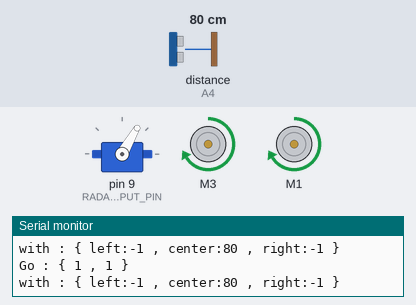
The sketch below on a simulated Arduino Uno, built with avr-gcc and run on an emulated ATmega328P. On the bench: servo, 2 × DC motor (green arrow = forward, orange = backward, longer = faster), the last lines printed to the serial monitor. The inputs (shaded band) are chosen by the test bench; at power-on: distance to the obstacle (sensor on A4) 80 cm.

Above: at 1.3 s.
1.4 s: distance to the obstacle (sensor on A4) set to 74 cm
At 2.6 s:
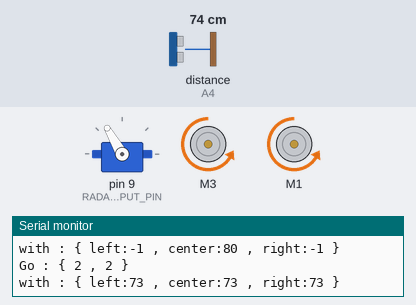
4.4 s: distance to the obstacle (sensor on A4) set to 250 cm
At 5.7 s:
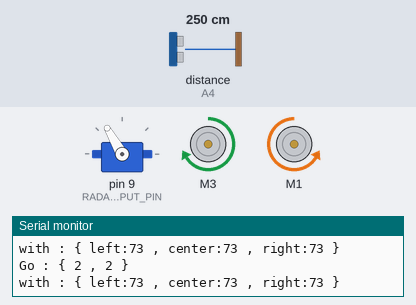
7.4 s: distance to the obstacle (sensor on A4) set to 2 cm
At 7.78 s:
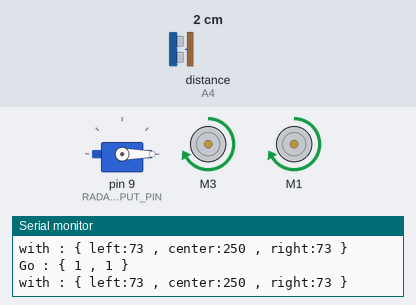
10.4 s: distance to the obstacle (sensor on A4) set to 299 cm
At 10.57 s:
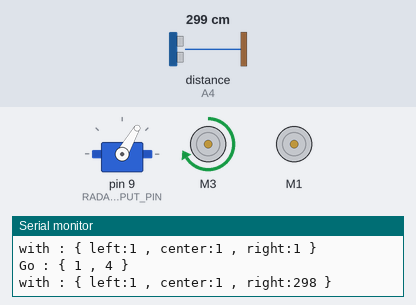
Timing chart, 0 to 13.2 s (numbered marks = the images above; inputs shaded):
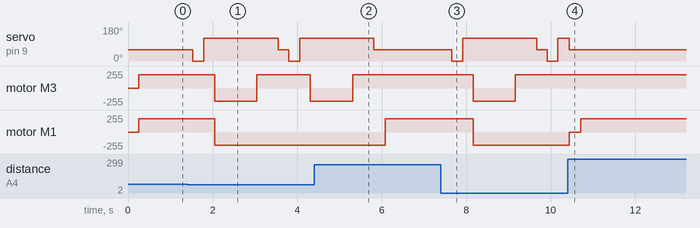

Measured:
- the behaviour switches between 80 and 79 cm on distance to the obstacle (sensor on A4) (found by bisection; images 0 and 1)
- after the input at 1.4 s, servo on pin 9 (RADAR_INPUT_PIN): 60° → 0° after 0.14 s, → 120° 0.26 s later, → 60° 1.8 s later, → 0° 0.26 s later, … (5 changes in this stretch); motor M3: forward 200/255 → backward 200/255 after 0.65 s, → forward 200/255 1.0 s later, → backward 200/255 1.3 s later; motor M1: forward 200/255 → backward 200/255 after 0.65 s
- after the input at 4.4 s, servo on pin 9 (RADAR_INPUT_PIN): goes on until 5.8 s, then stays 60°; motor M3: goes on until 5.3 s, then stays forward 200/255; motor M1: backward 200/255 → forward 200/255 after 1.7 s
- after the input at 7.4 s, servo on pin 9 (RADAR_INPUT_PIN): 60° → 0° after 0.26 s, → 120° 0.25 s later, → 60° 1.8 s later, → 0° 0.25 s later, … (5 changes in this stretch); motor M3: forward 200/255 → backward 200/255 after 0.77 s, → forward 200/255 1.0 s later; motor M1: forward 200/255 → backward 200/255 after 0.77 s
- after the input at 10.4 s, motor M3: stays forward 200/255 (without the input it goes to backward 200/255 after 0.02 s); motor M1: backward 200/255 → stopped at once, → forward 200/255 0.27 s later

The sketch:

sketch_jul20a.ino
```cpp
#include <AFMotor.h>
#include <Servo.h>
#include <Ultrasonic.h>
typedef enum {
  RADAR_LEFT = 0, RADAR_CENTER = 60, RADAR_RIGHT = 120 } RadarDirection;
Servo radarServo;  // create servo object to control a servo
int RADAR_INPUT_PIN = 9;
int RADAR_MOVEMENT_DELAY = 250;
int RADAR_DISTANCE_MINIMAL_IN_CM = 80; // centimeter
int RADAR_DISTANCE_UNKNOWN_IN_CM = 0; // centimeter
int RADAR_DISTANCE_UNDEFINED = -1;
Ultrasonic radarUltrasonic(A5,A4);
AF_DCMotor motorLeft(3, MOTOR12_64KHZ); // create motor #2, 64KHz pwm
AF_DCMotor motorRight(1, MOTOR12_64KHZ); // create motor #1, 64KHz pwm
int MOTOR_SPEED = 200;// 150;
int MOTOR_TURN_SPEED = 200; //250;
int MOTOR_DELAY = 150;
int MOTOR_TURN_DELAY = 500;
int MOTOR_BACKWARD_DELAY = 1000;
struct RobotState {
  int leftMotorDirection;
  int rightMotorDirection;
  int leftMotorSpeed;
  int rightMotorSpeed;
  int motorDelay;
  boolean isBackwardState;
};
struct RadarDistances {
  int left;
  int center;
  int right;
};
RobotState forwardState = {
  FORWARD,FORWARD,MOTOR_SPEED,MOTOR_SPEED,MOTOR_DELAY,false};
RobotState backwardState = {
  BACKWARD,BACKWARD,MOTOR_SPEED,MOTOR_SPEED,MOTOR_BACKWARD_DELAY,true};
RobotState backwardUturnState = {
  FORWARD,BACKWARD,MOTOR_SPEED,MOTOR_SPEED,MOTOR_TURN_DELAY,true};
RobotState turnLeftState = {
  RELEASE,FORWARD,MOTOR_SPEED,MOTOR_TURN_SPEED,MOTOR_TURN_DELAY,false};
RobotState turnRightState = {
  FORWARD,RELEASE,MOTOR_TURN_SPEED,MOTOR_SPEED,MOTOR_TURN_DELAY,false};
RobotState stopState = {
  RELEASE,RELEASE,MOTOR_SPEED,MOTOR_SPEED,MOTOR_BACKWARD_DELAY,false};
RobotState currentState = forwardState;
RadarDistances currentDistances = {
  RADAR_DISTANCE_UNDEFINED,RADAR_DISTANCE_UNDEFINED,RADAR_DISTANCE_UNDEFINED};
RadarDistances lastDistances = {
  RADAR_DISTANCE_UNDEFINED,RADAR_DISTANCE_UNDEFINED,RADAR_DISTANCE_UNDEFINED};
void setup() {
  initTrace();
  initRadar();
  initMotors();
}
void initTrace(){
  Serial.begin(9600);           // set up Serial library at 9600 bps
  Serial.println("My First Robot");
}
void initRadar(){
  radarServo.attach(RADAR_INPUT_PIN);  // attaches the servo on pin RADAR_INPUT_PIN to the servo object
  radarServo.write(RADAR_CENTER);
}
void initMotors(){
  motorLeft.setSpeed(MOTOR_SPEED);     // set the speed to 200/255
  motorRight.setSpeed(MOTOR_SPEED);     // set the speed to 200/255
}
void loop() {
  calculateRobotState();
  makeDistancesSnapshot();
  go();
}
void calculateRobotState(){
  measureDistanceAhead();
  if(
    isCenterDistanceUndefinded() ||
    isNoObstacleInPathAhead())
  {
//    if(isInCorner()){
//      currentState = backwardState;
//      return;
//    }
    currentState = forwardState;
    return;
  }
  measureDistanceLeft();
  measureDistanceRight();
  if(greater(currentDistances.left,currentDistances.right)){
    currentState = turnLeftState;
    return;
  }
  if(greater(currentDistances.right,currentDistances.left)){
    currentState = turnRightState;
    return;
  }
  if(eq(currentDistances.left,currentDistances.right)){
    currentState = backwardState;
    return;
  }
  currentState = stopState;
}
void go(){
  Serial.print("Go : { ");
  Serial.print(currentState.leftMotorDirection);
  Serial.print(" , ");
  Serial.print(currentState.rightMotorDirection);
  Serial.println(" }");
  Serial.print("with : { left:");
  Serial.print(currentDistances.left);
  Serial.print(" , center:");
  Serial.print(currentDistances.center);
  Serial.print(" , right:");
  Serial.print(currentDistances.right);
  Serial.println(" }");
  motor();
}
void motor(){
  motorLeft.setSpeed(currentState.leftMotorSpeed);
  motorRight.setSpeed(currentState.rightMotorSpeed);
  motorLeft.run(currentState.leftMotorDirection);
  motorRight.run(currentState.rightMotorDirection);
  if(currentState.isBackwardState){
    delay(currentState.motorDelay);
    motorLeft.setSpeed(backwardUturnState.leftMotorSpeed);
    motorRight.setSpeed(backwardUturnState.rightMotorSpeed);
    motorLeft.run(backwardUturnState.leftMotorDirection);
    motorRight.run(backwardUturnState.rightMotorDirection);
    delay(backwardUturnState.motorDelay);
  }
}
void measureDistanceLeft(){
  moveRadarFastTo(RADAR_LEFT);
  currentDistances.left = internalMeasure();
}
void measureDistanceRight(){
  moveRadarFastTo(RADAR_RIGHT);
  currentDistances.right = internalMeasure();
}
void measureDistanceAhead(){
  moveRadarFastTo(RADAR_CENTER);
  currentDistances.center = internalMeasure();
}
int internalMeasure(){
  long microsec = radarUltrasonic.timing();
  return radarUltrasonic.convert(microsec, Ultrasonic::CM);
}
void moveRadarFastTo(int radarServoPosition){
  radarServo.write(radarServoPosition);              // tell servo to go to position in variable 'pos'
  delay(RADAR_MOVEMENT_DELAY);
}
boolean isCenterDistanceUndefinded(){
  return currentDistances.center == RADAR_DISTANCE_UNKNOWN_IN_CM;
}
boolean isNoObstacleInPathAhead(){
  return currentDistances.center >= RADAR_DISTANCE_MINIMAL_IN_CM;
}
boolean isInCorner(){
  boolean left = eq(currentDistances.left,lastDistances.left);
  boolean center = eq(currentDistances.center,lastDistances.center);
  boolean right = eq(currentDistances.right,lastDistances.right);
  return left && center && right;
}
boolean eq(int a, int b){
  int epsilon = 5;
  int diff = a - b;
  diff = diff < 0 ? (-1)*diff : diff;
  return diff <= epsilon ? true : false;
}
boolean greater(int a, int b){
  int epsilon = 5;
  int diff = a - b;
  if(diff > 0){
    diff = diff - epsilon;
  }
  return diff > 0;
}
void makeDistancesSnapshot(){
  lastDistances.left = currentDistances.left;
  lastDistances.center = currentDistances.center;
  lastDistances.right = currentDistances.right;
}
```
